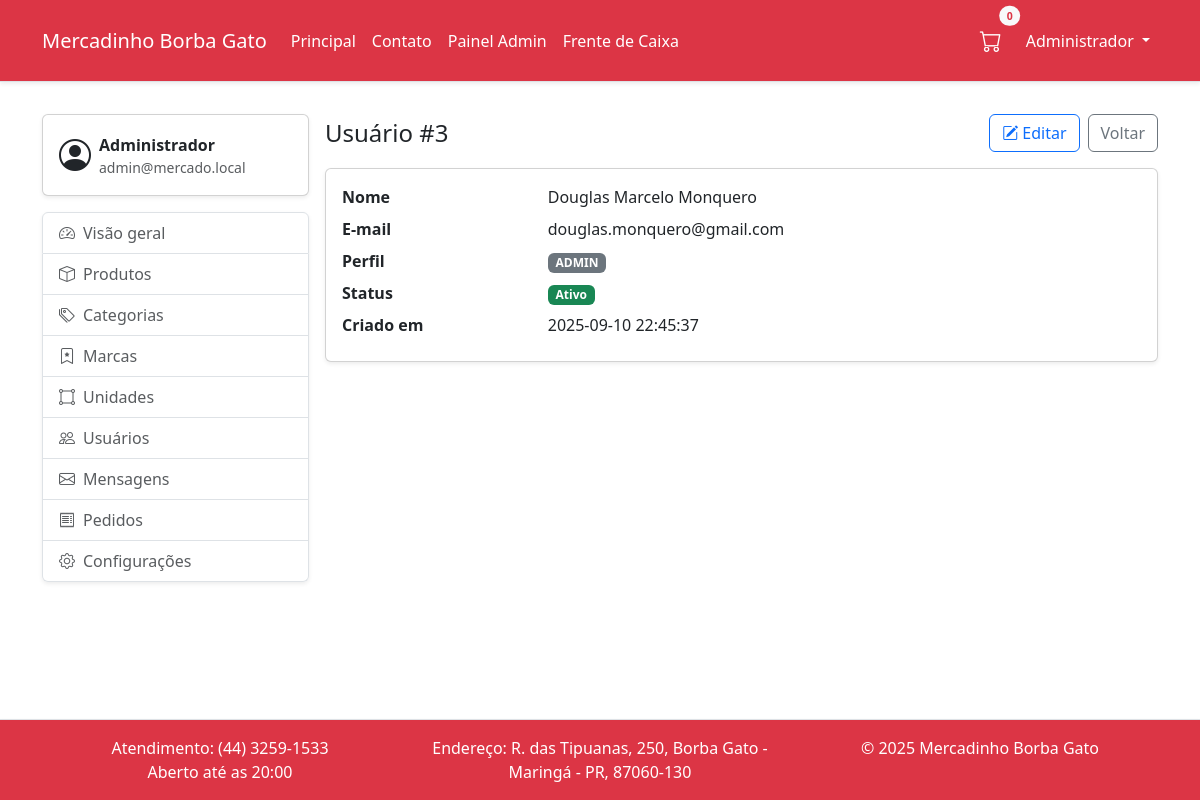
/public/admin/usuarios/ver?id=3 (signed in), run on the app's committed database.
### tables this page shows
CREATE TABLE `usuario` (
  `id` int NOT NULL AUTO_INCREMENT,
  `nome` varchar(120) NOT NULL,
  `email` varchar(160) NOT NULL,
  `senha_hash` varchar(255) NOT NULL,
  `perfil` enum('admin','gerente','operador','cliente') NOT NULL DEFAULT 'cliente',
  `ativo` tinyint(1) NOT NULL DEFAULT '1',
  `criado_em` timestamp NOT NULL DEFAULT CURRENT_TIMESTAMP,
  PRIMARY KEY (`id`),
  UNIQUE KEY `uq_usuario_email` (`email`)
);

### App/Core/View.php (called while the page is built, shortened)
<?php
final class View
{
    private string $basePath;
    public function __construct()
    {
        $bp = realpath(__DIR__ . '/../Views');
        $this->basePath = $bp !== false ? $bp : (__DIR__ . '/../Views');
    }
    public function render(string $template, array $data = []): void
    {
        $rel = str_replace(['.', ':'], DIRECTORY_SEPARATOR, $template) . '.php';
        $file = $this->basePath . DIRECTORY_SEPARATOR . $rel;
        extract($data, EXTR_SKIP);
        require $file;
    }
}

### App/Core/Controller.php (called while the page is built, shortened)
<?php
abstract class Controller
{
    protected View $view;
    public function __construct()
    {
        $this->view = new View();
    }
    protected function render(string $template, array $data = []): void
    {
        $this->view->render($template, $data);
    }
}

### App/Controllers/Admin/UsuariosController.php (called while the page is built, shortened)
<?php
final class UsuariosController extends BaseAdminController
{
    private UsuarioDAO $dao;
    public function __construct()
    {
        $this->dao = new UsuarioDAO(Database::getConnection());
    }
    public function show(): void
    {
        $id = (int)($_GET['id'] ?? 0);
        $usuario = $this->dao->find($id);
        $this->render('admin/usuarios/ver', [
            'title'   => 'Detalhes do usuário',
            'usuario' => $usuario,
        ]);
    }
}

### public/index.php (called while the page is built, shortened)
<?php
$router = new Router();
$method = $_SERVER['REQUEST_METHOD'] ?? 'GET';
$uri    = parse_url($_SERVER['REQUEST_URI'] ?? '/', PHP_URL_PATH) ?? '/';
$scriptName = str_replace('\\', '/', $_SERVER['SCRIPT_NAME'] ?? '');
$scriptDir  = rtrim(str_replace('\\', '/', dirname($scriptName)), '/');
$path = $uri;
if ($scriptName && strpos($path, $scriptName) === 0) {
    $path = substr($path, strlen($scriptName));
}
elseif ($scriptDir && $scriptDir !== '' && $scriptDir !== '/' && strpos($path, $scriptDir) === 0) {
    $path = substr($path, strlen($scriptDir));
}
$path = '/' . ltrim($path, '/');
$router->dispatch($method, $path);

### App/Core/Url.php (called while the page is built, shortened)
<?php declare(strict_types=1);
final class Url
{
    private static function base(): string
    {
        $script = $_SERVER['SCRIPT_NAME'] ?? '';
        $base = rtrim(str_replace('\\','/', dirname($script)), '/');
        return $base;
    }
    public static function to(string $path): string
    {
        $p = str_starts_with($path, '/') ? $path : '/' . $path;
        $base = self::base();
        return $base . $p;
    }
    public static function path(): string
    {
        $uri  = parse_url($_SERVER['REQUEST_URI'] ?? '/', PHP_URL_PATH) ?: '/';
        $base = self::base();
        if ($base !== '' && str_starts_with($uri, $base)) {
            $uri = substr($uri, strlen($base));
        }
        $n = rtrim($uri, '/');
        return $n === '' ? '/' : $n;
    }
    public static function is(string $path): bool
    {
        $n = rtrim($path, '/');
        $n = $n === '' ? '/' : $n;
        return self::path() === $n;
    }
}

### App/Core/Auth.php (called while the page is built, shortened)
<?php
final class Auth
{
    public static function user(): ?array
    {
        $raw = $_SESSION['user'] ?? null;
        $id     = filter_var($raw['id'], FILTER_VALIDATE_INT);
        $ativo  = filter_var($raw['ativo'], FILTER_VALIDATE_INT);
        $nome   = is_string($raw['nome'])   ? $raw['nome']   : null;
        $email  = is_string($raw['email'])  ? $raw['email']  : null;
        $perfil = is_string($raw['perfil']) ? $raw['perfil'] : null;
        return [
            'id'     => $id,
            'nome'   => $nome,
            'email'  => $email,
            'perfil' => $perfil,
            'ativo'  => $ativo,
        ];
    }
    public static function isLoggedIn(): bool
    {
        return self::user() !== null;
    }
}

### App/DAO/UsuarioDAO.php (called while the page is built, shortened)
<?php declare(strict_types=1);
final class UsuarioDAO
{
    public function find(int $id): ?array
    {
        $stmt = $this->pdo->prepare('SELECT id, nome, email, perfil, ativo, criado_em FROM usuario WHERE id = :id LIMIT 1');
        $stmt->execute([':id' => $id]);
        $row = $stmt->fetch(PDO::FETCH_ASSOC);
        return $row ?: null;
    }
}

### App/DAO/Database.php (called while the page is built, shortened)
<?php
final class Database
{
    private static ?PDO $pdo = null;
    public static function getConnection(): PDO
    {
        if (self::$pdo === null) {
            $host = $_ENV['DB_HOST'] ?? $_ENV['MYSQLHOST'] ?? '127.0.0.1';
            $port = $_ENV['DB_PORT'] ?? $_ENV['MYSQLPORT'] ?? '3306';
            $database = $_ENV['DB_NAME'] ?? $_ENV['DB_DATABASE'] ?? $_ENV['MYSQLDATABASE'] ?? 'mercadinho';
            $user = $_ENV['DB_USER'] ?? $_ENV['DB_USERNAME'] ?? $_ENV['MYSQLUSER'] ?? 'root';
            $pass = $_ENV['DB_PASS'] ?? $_ENV['DB_PASSWORD'] ?? $_ENV['MYSQLPASSWORD'] ?? '';
            $dsn = sprintf('mysql:host=%s;port=%s;dbname=%s;charset=utf8mb4', $host, $port, $database);
            self::$pdo = new PDO($dsn, $user, $pass, [
                PDO::ATTR_ERRMODE => PDO::ERRMODE_EXCEPTION,
                PDO::ATTR_DEFAULT_FETCH_MODE => PDO::FETCH_ASSOC,
                PDO::ATTR_EMULATE_PREPARES => false,
            ]);
        }
        return self::$pdo;
    }
}

### App/Views/admin/usuarios/ver.php (the view, shortened to what this page needs)
<?php
$usuario = $usuario ?? [];
$h = static fn($v) => htmlspecialchars((string)$v, ENT_QUOTES, 'UTF-8');
$ativo = (int)($usuario['ativo'] ?? 0) === 1;
?>
<!doctype html>
<html lang="pt-br">
<head>
    <link rel="stylesheet" href="<?= \App\Core\Url::to('/assets/css/bootstrap.min.css') ?>" />
    <link href="https://cdn.jsdelivr.net/npm/bootstrap-icons@1.10.5/font/bootstrap-icons.css" rel="stylesheet" />
    <link rel="stylesheet" href="<?= Url::to('/assets/site/css/style.css') ?>" />
</head>
<body>
    <div class="d-flex flex-column wrapper">
        <?php require dirname(__DIR__, 2) . '/partials/navbar.php'; ?>
        <main class="flex-fill">
            <div class="container py-3">
                <div class="row g-3">
                    <div class="col-12 col-lg-3">
                        <?php require dirname(__DIR__, 2) . '/partials/admin-sidebar.php'; ?>
                    </div>
                    <div class="col-12 col-lg-9">
                        <div class="d-flex align-items-center justify-content-between mb-3">
                            <h1 class="h4 mb-0">Usuário #<?= (int)($usuario['id'] ?? 0) ?></h1>
                            <div class="d-flex gap-2">
                                <a href="<?= Url::to('/admin/usuarios/editar') . '?id=' . (int)($usuario['id'] ?? 0) ?>"
                                    class="btn btn-outline-primary">
                                    <i class="bi bi-pencil-square me-1"></i>Editar
                                </a>
                                <a href="<?= Url::to('/admin/usuarios') ?>" class="btn btn-outline-secondary">Voltar</a>
                            </div>
                        </div>
                        <div class="card shadow-sm">
                            <div class="card-body">
                                <dl class="row mb-0">
                                    <dt class="col-sm-3">Nome</dt>
                                    <dd class="col-sm-9"><?= $h($usuario['nome'] ?? '') ?></dd>
                                    <dt class="col-sm-3">E-mail</dt>
                                    <dd class="col-sm-9"><?= $h($usuario['email'] ?? '') ?></dd>
                                    <dt class="col-sm-3">Perfil</dt>
                                    <dd class="col-sm-9"><span
                                            class="badge text-bg-secondary text-uppercase"><?= $h($usuario['perfil'] ?? '-') ?></span>
                                    </dd>
                                    <dt class="col-sm-3">Status</dt>
                                    <dd class="col-sm-9">
                                        <span class="badge <?= $ativo ? 'text-bg-success' : 'text-bg-secondary' ?>">
                                            <?= $ativo ? 'Ativo' : 'Inativo' ?>
                                        </span>
                                    </dd>
                                    <dt class="col-sm-3">Criado em</dt>
                                    <dd class="col-sm-9"><?= $h($usuario['criado_em'] ?? '-') ?></dd>
                                </dl>
                            </div>
                        </div>
                    </div>
                </div>
            </div>
        </main>
        <?php require dirname(__DIR__, 2) . '/partials/footer.php'; ?>
    </div>
</body>
</html>

### App/Views/partials/navbar.php (shortened to what this page needs)
<?php
$u = Auth::user();
$isAdmin = $u && ($u['perfil'] === 'admin');
$canPdv = $u && in_array($u['perfil'], ['admin', 'gerente', 'operador'], true);
$cartCount = 0;
$cartCount = max(0, (int) $cartCount);
?>
<nav class="navbar navbar-expand-lg navbar-dark bg-danger border-bottom shadow-sm mb-3 py-3">
  <div class="container">
    <a class="navbar-brand text-white" href="<?= Url::to('/') ?>">Mercadinho Borba Gato</a>
    <div id="navbarMain" class="collapse navbar-collapse">
      <ul class="navbar-nav me-auto">
        <li class="nav-item">
          <a href="<?= Url::to('/') ?>" class="nav-link text-white <?= Url::is('/') ? 'active' : '' ?>">Principal</a>
        </li>
        <li class="nav-item">
          <a href="<?= Url::to('/contato') ?>" class="nav-link text-white <?= Url::is('/contato') ? 'active' : '' ?>">Contato</a>
        </li>
        <?php if ($isAdmin): ?>
          <li class="nav-item">
            <a href="<?= Url::to('/admin') ?>" class="nav-link text-white <?= Url::is('/admin') ? 'active' : '' ?>">
              Painel Admin
            </a>
          </li>
        <?php endif; ?>
        <?php if ($canPdv): ?>
          <li class="nav-item">
            <a href="<?= Url::to('/pdv') ?>" class="nav-link text-white <?= Url::is('/pdv') ? 'active' : '' ?>">
              Frente de Caixa
            </a>
          </li>
        <?php endif; ?>
      </ul>
      <ul class="navbar-nav ms-auto align-items-center">
        <li class="nav-item position-relative me-2">
          <a href="<?= Url::to('/carrinho') ?>" class="nav-link text-white position-relative <?= Url::is('/carrinho') ? 'active' : '' ?>">
            <i class="bi bi-cart" style="font-size:22px"></i>
            <span class="badge rounded-pill bg-light text-danger position-absolute top-0 start-100 translate-middle">
              <small><?= $cartCount ?></small>
            </span>
          </a>
        </li>
        <?php if (Auth::isLoggedIn()): ?>
          <li class="nav-item dropdown">
            <a class="nav-link dropdown-toggle text-white <?= Url::is('/conta') ? 'active' : '' ?>" href="#" id="userMenu" role="button" data-bs-toggle="dropdown" aria-expanded="false">
              <?= htmlspecialchars($u['nome']) ?>
            </a>
          </li>
        <?php endif; ?>
      </ul>
    </div>
  </div>
</nav>

### App/Views/partials/admin-sidebar.php (shortened to what this page needs)
<?php
$u = Auth::user();
$nome  = htmlspecialchars($u['nome']  ?? 'Administrador', ENT_QUOTES, 'UTF-8');
$email = htmlspecialchars($u['email'] ?? '', ENT_QUOTES, 'UTF-8');
?>
<aside class="sidebar-sticky">
  <div class="card shadow-sm mb-3">
    <div class="card-body d-flex align-items-center">
      <i class="bi bi-person-circle fs-2 me-2"></i>
      <div>
        <div class="fw-semibold"><?= $nome ?></div>
        <?php if ($email): ?><div class="text-muted small"><?= $email ?></div><?php endif; ?>
      </div>
    </div>
  </div>
  <div class="list-group shadow-sm">
    <a href="<?= Url::to('/admin') ?>" class="list-group-item list-group-item-action <?= Url::is('/admin') ? 'active' : '' ?>">
      <i class="bi bi-speedometer2 me-2"></i>Visão geral
    </a>
    <a href="<?= Url::to('/admin/produtos') ?>" class="list-group-item list-group-item-action <?= Url::is('/admin/produtos') ? 'active' : '' ?>">
      <i class="bi bi-box me-2"></i>Produtos
    </a>
    <a href="<?= Url::to('/admin/categorias') ?>" class="list-group-item list-group-item-action <?= Url::is('/admin/categorias') ? 'active' : '' ?>">
      <i class="bi bi-tags me-2"></i>Categorias
    </a>
    <a href="<?= Url::to('/admin/marcas') ?>" class="list-group-item list-group-item-action <?= Url::is('/admin/marcas') ? 'active' : '' ?>">
      <i class="bi bi-bookmark-star me-2"></i>Marcas
    </a>
    <a href="<?= Url::to('/admin/unidades') ?>" class="list-group-item list-group-item-action <?= Url::is('/admin/unidades') ? 'active' : '' ?>">
      <i class="bi bi-bounding-box-circles me-2"></i>Unidades
    </a>
    <a href="<?= Url::to('/admin/usuarios') ?>" class="list-group-item list-group-item-action <?= Url::is('/admin/usuarios') ? 'active' : '' ?>">
      <i class="bi bi-people me-2"></i>Usuários
    </a>
    <a href="<?= Url::to('/admin/mensagens') ?>" class="list-group-item list-group-item-action <?= Url::is('/admin/mensagens') ? 'active' : '' ?>">
      <i class="bi bi-envelope me-2"></i>Mensagens
    </a>
    <a href="<?= Url::to('/admin/pedidos') ?>" class="list-group-item list-group-item-action <?= Url::is('/admin/pedidos') ? 'active' : '' ?>">
      <i class="bi bi-receipt me-2"></i>Pedidos
    </a>
    <a href="<?= Url::to('/admin/configuracoes') ?>" class="list-group-item list-group-item-action <?= Url::is('/admin/configuracoes') ? 'active' : '' ?>">
      <i class="bi bi-gear me-2"></i>Configurações
    </a>
  </div>
</aside>

### public/assets/site/css/style.css (style rules this page uses)
body { min-width: 372px; }
.wrapper { min-height: 100vh; }

### App/Views/admin/usuarios/ver.php (style rules this page uses)
.sidebar-sticky { position: sticky; top: 1rem; }

### data on the page
usuario: perfil+ativo "Administrador", nome "Administrador", email "admin@mercado.local", id "3", nome "Douglas Marcelo Monquero", email "douglas.monquero@gmail.com", perfil "ADMIN", criado_em "2025-09-10 22:45:37"

### other printed values
$cartCount "0"
